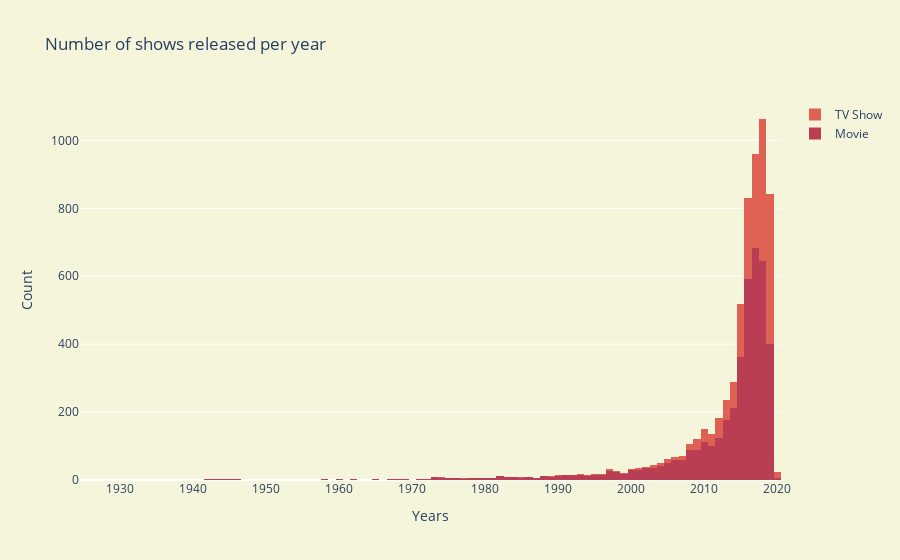

This figure's notebook cell:
### Code cell
trace1 = go.Histogram(
    x=xmovie['release_year'],
    opacity=0.75,
    name = "Movie",
    marker=dict(color='rgb(165,0,38)'))
trace2 = go.Histogram(
    x=xtv['release_year'],
    opacity=0.75,
    name = "TV Show",
    marker=dict(color='rgb(215,48,39)'))

data = [trace1, trace2]
layout = go.Layout(barmode='stack',
                   title='Number of shows released per year',
                   xaxis=dict(title='Years'),
                   yaxis=dict( title='Count'),
                   paper_bgcolor='beige',
                   plot_bgcolor='beige'
)
fig = go.Figure(data=data, layout=layout)
iplot(fig)

### Figure 1 — Plotly figure (JSON) as saved in the notebook; plotly's stock layout.template omitted (floating-point values rounded to 4 significant figures; data arrays with more than 128 entries replaced by an {"elided": "..."} marker saying what was removed)
{"data": [{"marker": {"color": "rgb(165,0,38)"}, "name": "Movie", "opacity": 0.75, "type": "histogram", "x": {"elided": "4265 int values"}}, {"marker": {"color": "rgb(215,48,39)"}, "name": "TV Show", "opacity": 0.75, "type": "histogram", "x": {"elided": "1969 int values"}}], "layout": {"barmode": "stack", "paper_bgcolor": "beige", "plot_bgcolor": "beige", "title": {"text": "Number of shows released per year"}, "xaxis": {"title": {"text": "Years"}}, "yaxis": {"title": {"text": "Count"}}}}
